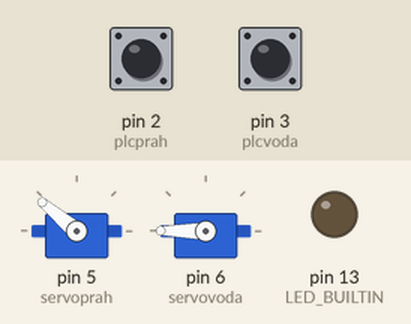
Simulated run of this sketch. Board: Arduino Uno, built with avr-gcc and run on an emulated ATmega328P. On the bench: 2 × servo, output pins drawn as LEDs (lit = HIGH). The inputs (shaded band) are chosen by the test bench; at power-on: pin 2 (plcprah) HIGH, pin 3 (plcvoda) HIGH.

Above: at 1.2 s.
1.3 s: pin 2 (plcprah) pulled LOW for 0.15 s
At 1.37 s:
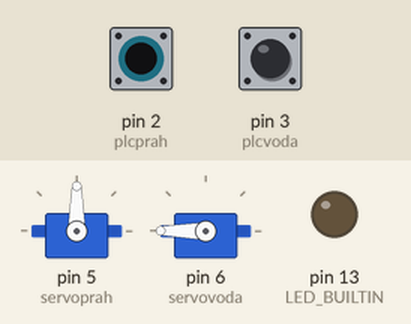
2.9 s: pin 3 (plcvoda) pulled LOW for 0.15 s
At 2.97 s:
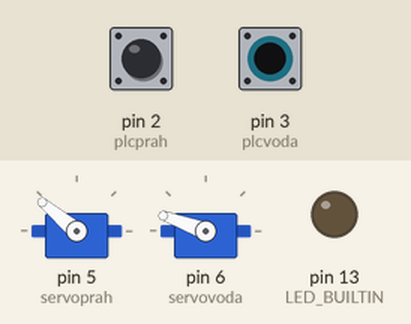
4.5 s: pin 3 (plcvoda) pulled LOW for 3.2 s
At 8.8 s:
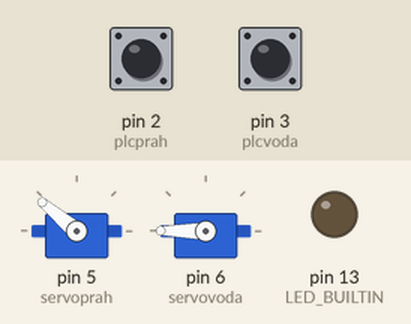
9.2 s: pin 2 (plcprah) pulled LOW for 3.2 s
At 10.1 s:
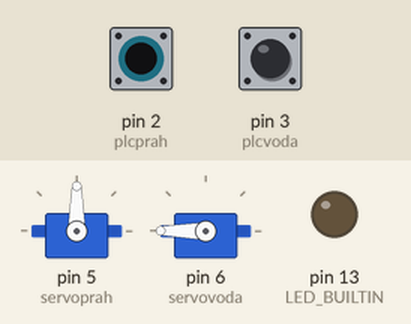
13.9 s: pin 2 (plcprah) driven LOW and pin 3 (plcvoda) driven LOW
At 15.1 s:
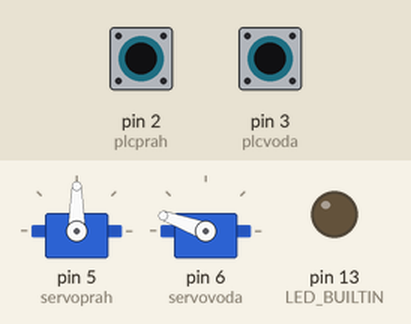
Timing chart, 0 to 16.4 s (numbered marks = the images above; inputs shaded):
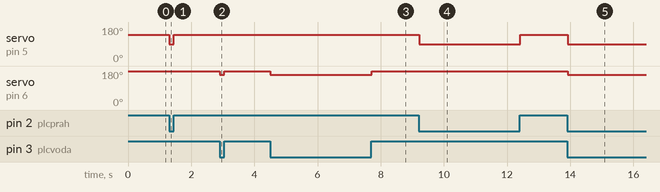

Measured:
- after the input at 1.3 s, servo on pin 5 (servoprah): 140° → 90° at once, → 140° 0.15 s later
- after the input at 2.9 s, servo on pin 6 (servovoda): 180° → 160° at once, → 180° 0.15 s later
- after the input at 4.5 s, servo on pin 6 (servovoda): 180° → 160° at once, → 180° 3.2 s later
- after the input at 9.2 s, servo on pin 5 (servoprah): 140° → 90° at once, → 140° 3.2 s later
- after the input at 13.9 s, servo on pin 5 (servoprah): 140° → 90° at once; servo on pin 6 (servovoda): 180° → 160° at once

The sketch:

PLCtoServo.ino
```cpp
#include <Servo.h>

const int plcprah = 2;
const int plcvoda = 3;
const int servoprah = 5;
const int servovoda = 6;

const int mnp=90;
const int mxp=140;
const int mnv=160;
const int mxv=180;

Servo prah;
Servo voda;

void setup() {
  // put your setup code here, to run once:
  // Serial.begin(9600);
  pinMode(LED_BUILTIN,OUTPUT);
  pinMode(plcprah,INPUT_PULLUP);
  pinMode(plcvoda,INPUT_PULLUP);
  prah.attach(servoprah);
  voda.attach(servovoda);
  digitalWrite(LED_BUILTIN,LOW);
}

void loop() {
  // put your main code here, to run repeatedly:
  int p,v,i;
  p=digitalRead(plcprah);
  v=digitalRead(plcvoda);
  //Serial.println("p = "+String(p)+"; v = "+String(v));
  //Serial.println(p);
  /*for(i=160;i<300;i++){
    prah.write(i);
    Serial.println(i);
    delay(200);
  }*/
  if(p)
    prah.write(mxp);
  else prah.write(mnp);
  if(v)
    voda.write(mxv);
  else voda.write(mnv);
  delay(50);
}
```
